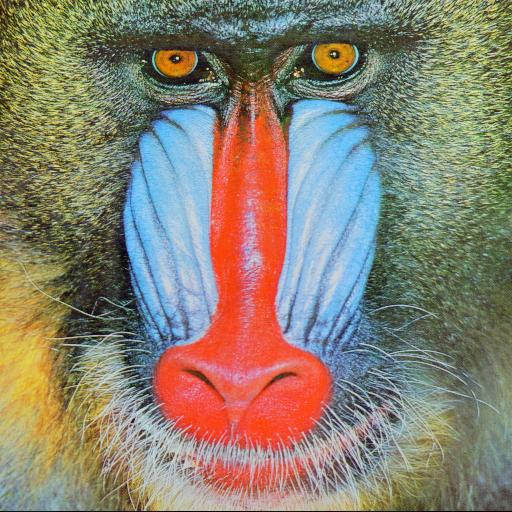
#> input picture intro/mandril.jpg, 512 x 512 px
$ jupyter execute --allow-errors 01_intro_MARYNA_LUKACHYK.ipynb
#> lines starting #> are read from the running program, lines starting #| are printed output that depends on the picture
W ramach kursu będziemy wykorzystywać głównie bibliotekę OpenCV (Open Computer Vision Library).
W trakcie niniejszego ćwiczenia zapoznamy się z podstawowymi funkcjonalnościami: wczytaniami, zapisywaniem, konwersją do inne przestrzeni barw.
Zaznajomimy się również z Jupyter Notebook.

Wczytywanie obrazów z wykorzystaniem OpenCV.
1. Zaimportuj bibliotekę OpenCV:
        `import cv2`
1. Zaimportuj bibliotekę pyplot z matplotlib jako plt:
        `from matplotlib import pyplot as plt`
1. Wygodną opcją jest możliwość pobierania danych (obrazów, ale też np. baz danych) z sieci.
   Eliminuje to konieczność pobierania danych np. z Moodle oraz czyni uzupełniony Notebook "samowystarczalnym" - wystarczy go uruchomić.
   * zaimportuj bibliotekę `import os`
   * sprawdź, czy taki plik istnieje (unikniemy wielokrotnego pobierania tych samych danych)
        `if not os.path.exists("mandril.jpg") :`
   * pobierz obraz: `!wget https://raw.githubusercontent.com/vision-agh/poc_sw/master/01_Intro/mandril.jpg`

1. Wykorzystując polecenie *imread* wczytaj obraz *mandril.jpg*
1. Wyświetl obraz wykorzystując bibliotekę *pyplot*
        plt.imshow(I)
        plt.xticks([]), plt.yticks([])
        plt.show()
1. Jeśli ktoś nie wie jak powinien wyglądać mandryl, to proszę podglądnąć obraz na GitHub lub w sprawdzić w Interencie.
   Przyczyną problemu jest sposób w jaki funkcja `imread` z OpenCV odczytuje obraz (BGR, zamiast RGB).
   Obrazom kolorowym będzie poświęcone odrębne ćwiczenie, także nie będziemy w tym miejscu rozwijać tego wątku.
1. W celu poprawnego wyświetlenia należy dokonać konwersji koloru z BGR na RGB.
        I = cv2.cvtColor(I, cv2.COLOR_BGR2RGB)
1. Dla porządku warto dodać, że w OpenCV do wyświetlania domyślnie wykorzystuje się funkcję `imshow`.
   Jednakże w przypadku Jupyter Notebook to rozwiązanie ma pewne wady i dlatego nie będziemy jej używać.
   Natomiast jeśli ktoś pracuje w "czystym" Python, to jest to na pewno równoważna funkcjonalność.

[cell 1]
import cv2
import os
from matplotlib import pyplot as plt

if not os.path.exists("mandril.jpg") :
    !wget https://raw.githubusercontent.com/vision-agh/poc_sw/master/00_Test/mandril.jpg

I = cv2.imread('mandril.jpg')
#> I is the input picture: shape (512, 512, 3); mean B, G, R 113.2, 128.8, 137.4
I = cv2.cvtColor(I, cv2.COLOR_BGR2RGB)

plt.imshow(I)
plt.xticks([]), plt.yticks([])
plt.show()

W praktycznych rozważaniach często analizuje się obrazy w odcieniach szarości (ang. *grayscale*).
Do konwersji służy znana już funkcja `cvtColor` tylko tym razem z parametrem `cv2.COLOR_RGB2GRAY`.
Proszę spróbować wyświetlić obraz.
Może okazać się, że nadal jest kolorowy, choć inaczej.
Dlaczego tak się dzieje zostanie obszerniej wyjaśnione pod koniec ćwiczenia.
Na razie należy dodać polecenie `plt.gray()` przed `plt.show`.

[cell 2]
import cv2
import os
from matplotlib import pyplot as plt

if not os.path.exists("mandril.jpg") :
    !wget https://raw.githubusercontent.com/vision-agh/poc_sw/master/00_Test/mandril.jpg

I = cv2.imread('mandril.jpg')
I = cv2.cvtColor(I, cv2.COLOR_RGB2GRAY)
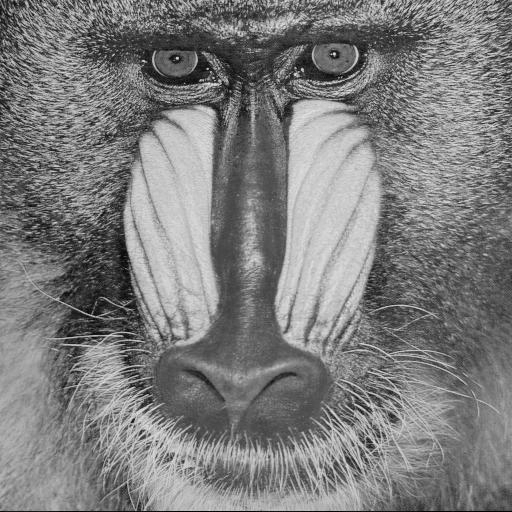
#> I: shape (512, 512); min 0, max 233, mean 125.1

plt.gray()
plt.imshow(I)
plt.xticks([]), plt.yticks([])
plt.show()

Czasami konieczne jest zapisanie przetworzonego obrazu.
Służy do tego funkcja `cv2.imwrite`.
Proszę zapisać szarą wersję mandryla w formacie *png*.
Warto sprawdzić, czy obraz zapisał się poprawnie tj. otworzyć go w aplikacji do przeglądania obrazów.

[cell 3]
import cv2
import os
from matplotlib import pyplot as plt

if not os.path.exists("mandril.jpg") :
    !wget https://raw.githubusercontent.com/vision-agh/poc_sw/master/00_Test/mandril.jpg

I = cv2.imread('mandril.jpg')
I = cv2.cvtColor(I, cv2.COLOR_RGB2GRAY)


plt.gray()
plt.imshow(I)
plt.xticks([]), plt.yticks([])
plt.show()

cv2.imwrite("gray-mandril.png",I)
#> Out = True

Obraz w skali szarości możemy traktować jako dwuwymiarową funkcję $L(x,y)$, gdzie $x$, $y$ to współrzędne piksela,
a $L(x,y)$ poziom jasności (najczęściej [0;255] - zapis na 8-bitach, typ *unsigned int*).
Wyświetl obraz mandryl jako funkcję dwuwymiarową (uwaga - to chwilę się liczy):

[cell 4]
import numpy as np
import cv2
import os
from matplotlib import pyplot as plt

if not os.path.exists("mandril.jpg") :
    !wget https://raw.githubusercontent.com/vision-agh/poc_sw/master/00_Test/mandril.jpg

I = cv2.imread('mandril.jpg')
I = cv2.cvtColor(I, cv2.COLOR_RGB2GRAY)

xx, yy = np.mgrid[0:I.shape[1], 0:I.shape[1]]

fig = plt.figure()
#> (the rest of this cell did not finish here and is left out)

Komentarz:
- używamy biblioteki do obliczeń *numpy*,
- tworzymy siatkę punktów o rozmiarach takich jak obraz (*shape*),
- rysujemy wykres 3D

Podczas przetwarzania i analizy obrazów przydatne bywają "przekroje" przez obraz, czyli wartości funkcji $L(x,y)$ w przypadku gdy $x$ lub $y$ jest ustalone.
Wykonaj jeden wybrany przekrój w $x$ i $y$:
- po pierwsze należy pobrać dany wiersz lub kolumnę - np. `S = IG[10,:]` (tu jedenasty wiersz),
- po drugie stworzyć wykres złożony z dwóch subwykresów: `f, (ax1,ax2) = plt.subplots(1,2)`
- dla każdego z nich ustawić tytuł (np. `ax1.set_title('XXX')`) oraz treść `ax1.plot(S)`,
- na koniec całość wyświetlić `plt.show()`.

[cell 5]
import numpy as np
import cv2
import os
from matplotlib import pyplot as plt

if not os.path.exists("mandril.jpg") :
    !wget https://raw.githubusercontent.com/vision-agh/poc_sw/master/00_Test/mandril.jpg

I = cv2.imread('mandril.jpg')
I = cv2.cvtColor(I, cv2.COLOR_RGB2GRAY)

xx, yy = np.mgrid[0:I.shape[0], 0:I.shape[1]]

S=I[10,:]
#> S = 512 values, max 226 at index 458, min 17 at index 37, mean 115.7
f, (ax1,ax2) = plt.subplots(1,2)
ax1.set_title('X=11')
ax1.plot(S)

S2=I[15,:]
#> S2 = 512 values, max 212 at index 433, min 24 at index 6, mean 117.4
ax2.set_title('Y=16')
ax2.plot(S2)

plt.show()
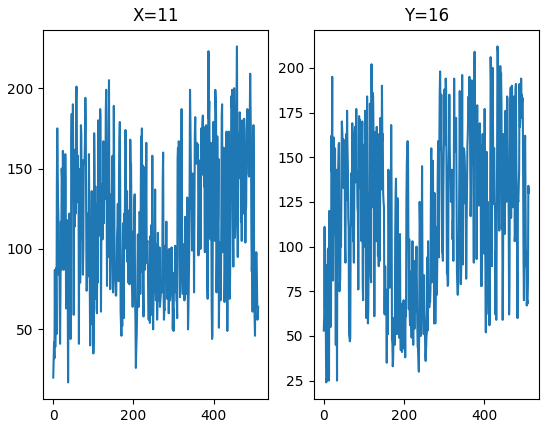
#> figure drawn by matplotlib, 2 panels; panel 1: curve peaks at x = 458, y = 226; panel 2: curve peaks at x = 433, y = 212
